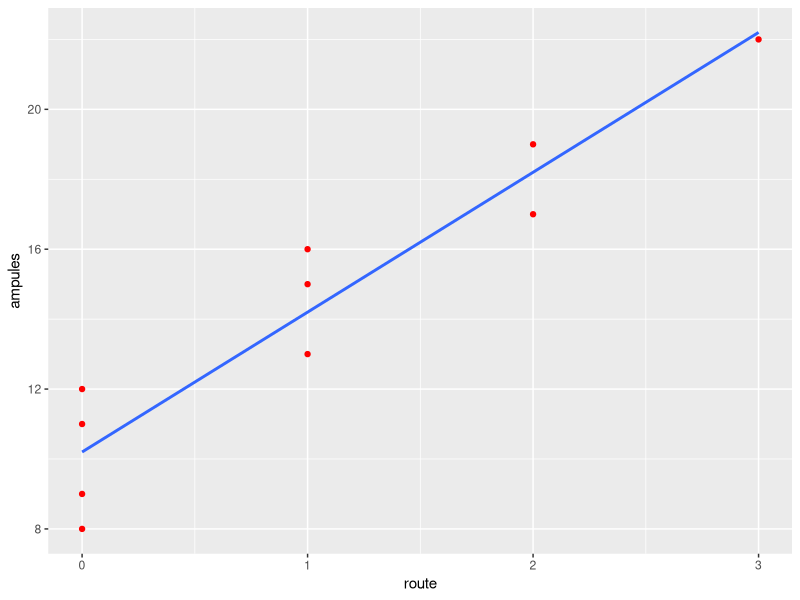
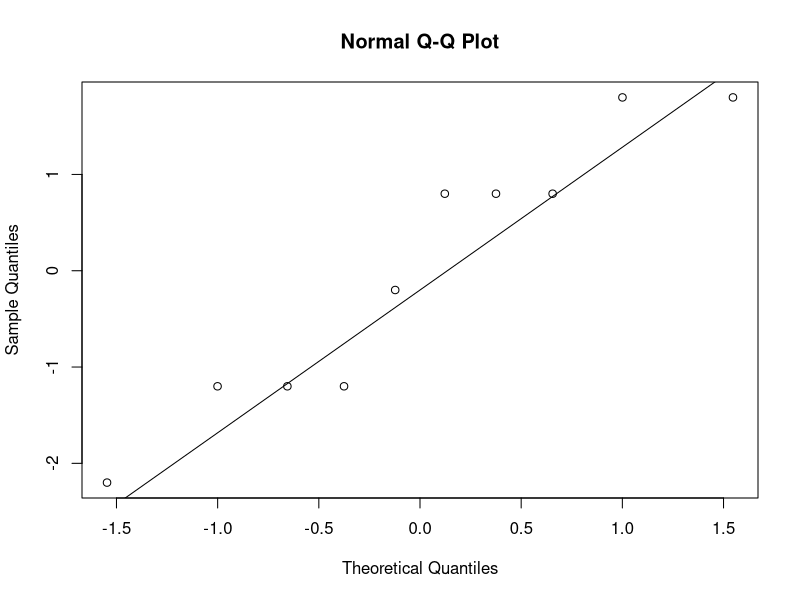
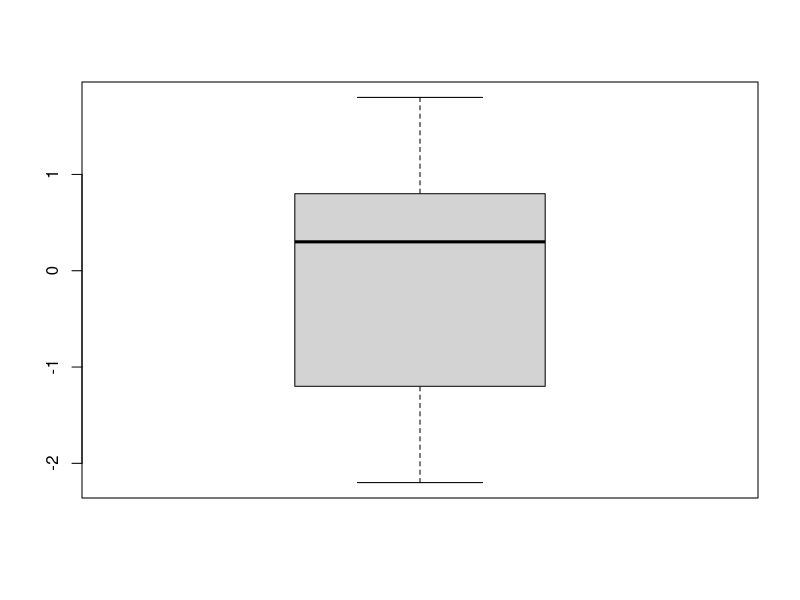
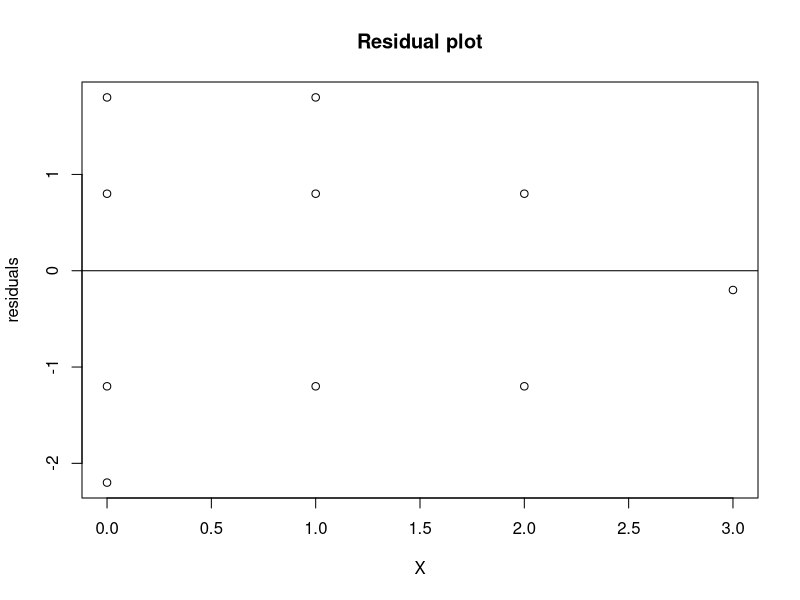
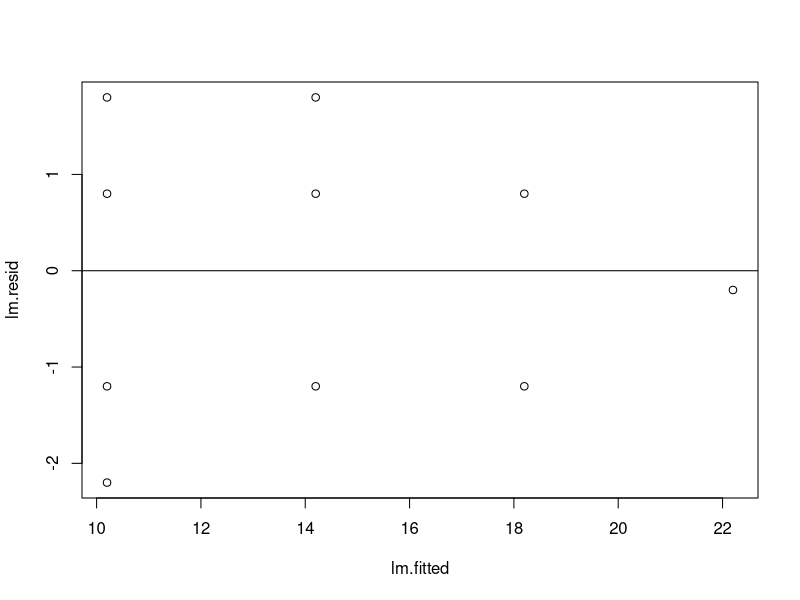
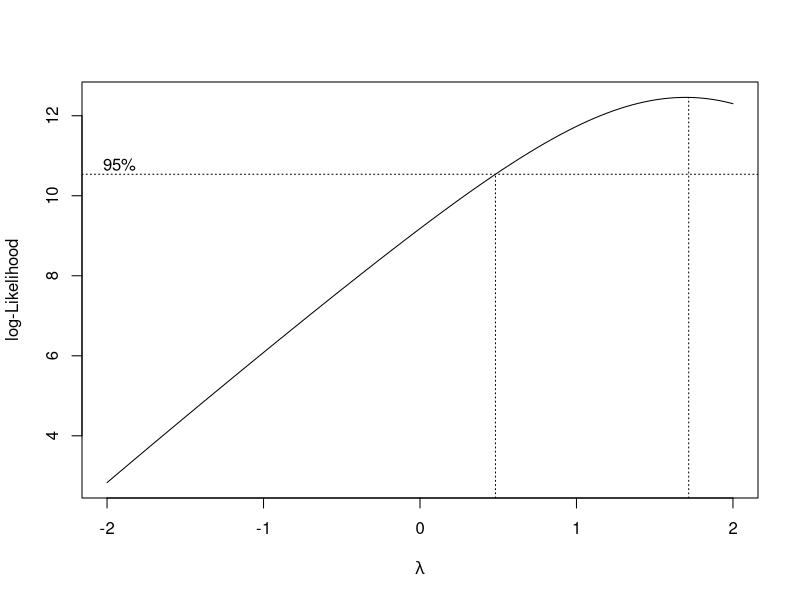
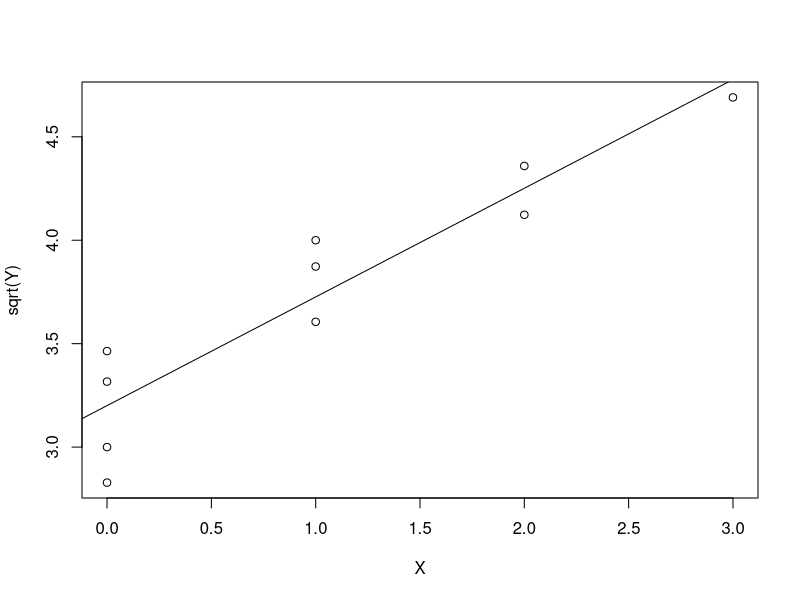
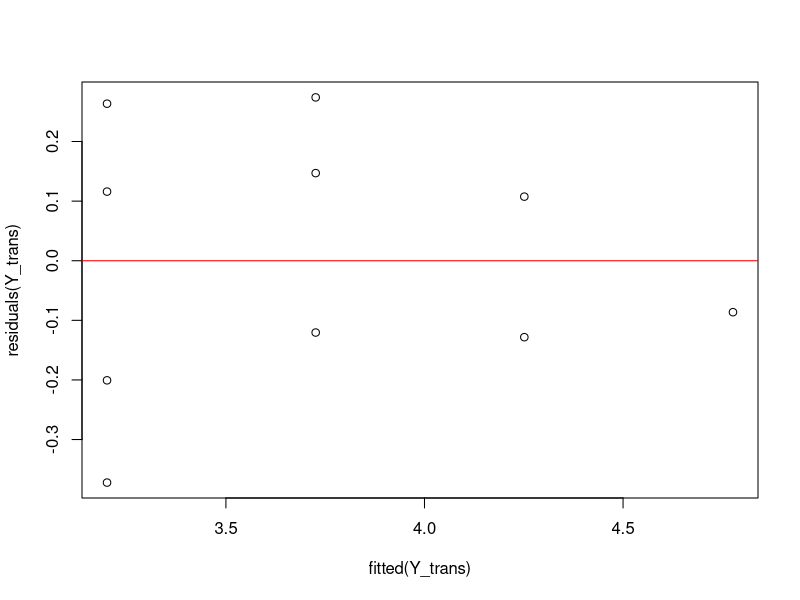

Here is the R script that generated these plots, in order:
## ---- chunk 1
knitr::opts_chunk$set(echo = TRUE)
library(tidyverse)
## ---- chunk 2
route <- c(1, 0, 2, 0, 3, 1, 0, 1, 2, 0)
ampules <- c(16, 9, 17, 12, 22, 13, 8, 15, 19, 11)

df = tibble(route, ampules)

df %>% 
  ggplot(aes(x = route, y = ampules)) +
  geom_point(color = "red") +
  geom_smooth(method = "lm", se = F, formula = y ~ x)
## ---- chunk 3
lm.fit <- lm(ampules ~ route)
summary(lm.fit)
## ---- chunk 4
# The formula is given as 
# y(hat) = 10.2 + 4x

# when x = 1
yhat_1 <- 10.2 + 4*1

yhat_1

# Calculate for when X = 2
yhat_2 <- 10.2 + 4*2

# Estimate the increase
slope <- yhat_2 - yhat_1
slope
## ---- chunk 5
# For x = 3
# y_hat = 10.2 + 4*3
# y_hat = 10.2 + 12 = 22.2
# residual for X3 = 22.2 - 22 = 0.2 (Below average because it is negative)

yhat <- 10.2 + 4 * 3
residual <- 22 - yhat # Where 22 is the observed value
residual
## ---- chunk 6
Xbar = mean(route)
Ybar = mean(ampules)
# To verify that the fitted regression line goes through the point, we substitute x in the equation for Xbar, that is, 1 and verify if it is 14.2

yhat <- 10.2 + 4 * 1
print(paste("yhat = ", yhat))

print(paste("Xbar = ", Xbar, ", Ybar = ", Ybar, "Yhat at points(1, 14.2) = ", yhat))

## ---- chunk 7
X = c(1, 0, 2, 0, 3, 1, 0, 1, 2, 0)
Y = c(16, 9, 17, 12, 22, 13, 8, 15, 19, 11)

d.data <- tibble(X, Y)

conf.95 <- qt(p=.025, df=8, lower.tail = FALSE)

# conf.95

lm.fit <- lm(Y ~ X, data = d.data)
lm.fit

# summary(lm.fit)

# qt(p=.025, df=8, lower.tail = FALSE)
# 4.00 +/- 2.306(0.469)

# upper bound = Estimate of X + conf.95 * Std. Error of X
# lower bound = Estimate of X - conf.95 * Std. Error of X
upper_bound <- 4.00 + 2.306 * 0.469
lower_bound <- 4.00 - 2.306 * 0.469

conf.int <- c(lower_bound, upper_bound)
conf.int
## ---- chunk 8
new_df <- data.frame(X = 19)

predict(object = lm.fit, newdata = new_df, interval = "prediction") %>% 
cbind(new_df)
## ---- chunk 9
predict(object = lm.fit, newdata = new_df, interval = "confidence") %>% 
cbind(new_df)
## ---- chunk 10
qqnorm(lm.fit$residuals)
qqline(lm.fit$residuals)
## ---- chunk 11
confint(lm.fit, '(Intercept)', level = 0.95)
## ---- chunk 12
lm.fit.res <- residuals(lm.fit)
lm.fit.res[2]
## ---- chunk 13
boxplot(residuals(lm.fit))
## ---- chunk 14
lm.resid <- resid(lm.fit)

plot(d.data$X , lm.resid,
     xlab = "X",
     ylab = "residuals",
     main = "Residual plot")
abline(0, 0)
## ---- chunk 15
lm.fitted <- fitted(lm.fit)

plot(lm.fitted, lm.resid)
abline(0, 0)
## ---- chunk 16
x <- c(9,9,9,7,7,7,5,5,5,3,3,3,1,1,1)
y<- c(.07,.09,.08,.16,.17,.21,.49,.58,.53,1.22,1.15,1.07,2.84,2.57,3.10)

linear <- lm(y ~ x)
summary(linear)

anova(linear)

f.value <- 55.994

f.critical <- qf(p = 0.025, df1 = 1, df2 = 13, lower.tail = FALSE)

print(paste("F value = ", f.value, "F Critical = ", f.critical))

ifelse(f.value > f.critical, "Reject the null hypothesis", "Fail to reject the null hypothesis")
## ---- chunk 17
library(MASS)

box_cox <- boxcox(Y ~ X)

# Optimum lambda
lambda <- box_cox$x[which.max(box_cox$y)] 
lambda

new_model <- lm(((Y^lambda-1)/lambda) ~ X) 
new_model

lambda.3 <- lm(((Y^.3 - 1) / .3) ~ X) 
anova(lambda.3) 

lambda.5 <- lm(((Y^.5 - 1) / .5) ~ X) 
anova(lambda.5)
## ---- chunk 18
Y_trans <- lm(Y^0.5 ~ X)
summary(Y_trans)
## ---- chunk 19
plot(X, sqrt(Y))
abline(lm(sqrt(Y)~X))
## ---- chunk 20
plot(fitted(Y_trans), residuals(Y_trans))
abline(0,0, col = "red")
## ---- chunk 21
A <- matrix(c(1, 4,
              2, 6,
              3, 8), ncol = 2, byrow = TRUE)


B <- matrix(c(1, 3,
              1, 4,
              2, 5), ncol = 2, byrow = TRUE)


C <- matrix(c(3, 8, 1,
              5, 4, 0), ncol = 3, byrow = TRUE)

D <- matrix(c(5, 3,
              15, 6), ncol = 2, byrow = TRUE)
D
## ---- chunk 22
t(B)
## ---- chunk 23
solve(D)
## ---- chunk 24
A %*% C -> mult.res
mult.res
## ---- chunk 25
dim(mult.res)
## ---- chunk 26
Y <- matrix(c(124, 
              95,
              71,
              45,
              18), ncol = 1, byrow = TRUE)

X <- matrix(c(1, 49, 
              1, 69,
              1, 89,
              1, 99,
              1, 109), ncol = 2, byrow = TRUE)

t(X) -> transposeX
# transposeX
  
dim(X)

transposeX%*%X -> Product2
# Product2

det(Product2)

solve(Product2)

interceptandslope <- solve(Product2)%*%transposeX%*%Y
  
interceptandslope
## ---- chunk 27
X %*% interceptandslope
## ---- chunk 28
Y - X %*% interceptandslope
## ---- chunk 29
   
R <- matrix(c(20,
              10), ncol = 1, byrow = TRUE)
 # R
 

 Q <- matrix(c(2,4,
               3,1), ncol = 2, byrow =TRUE)
 # Q

 # det(Q)
 
 # solve(Q)
 
 solve(Q)%*%R
## ---- chunk 30
library(Matrix)

 C <- matrix(c(1,  5,  8,  3, 
               2,  7,  2,  6,
               3,  1,  11, 9),
             ncol = 4, byrow = TRUE)  
 
rankMatrix(C)[1] 

rankMatrix(t(C)) == rankMatrix(C)
## ---- chunk 31
A <- matrix(c(5, 1, 3,
              4, 0, 5,
              1, 9, 6),
            ncol = 3,
            byrow = TRUE)

solve(A)
## ---- chunk 32
round(solve(A) %*% A, digits = 0)
